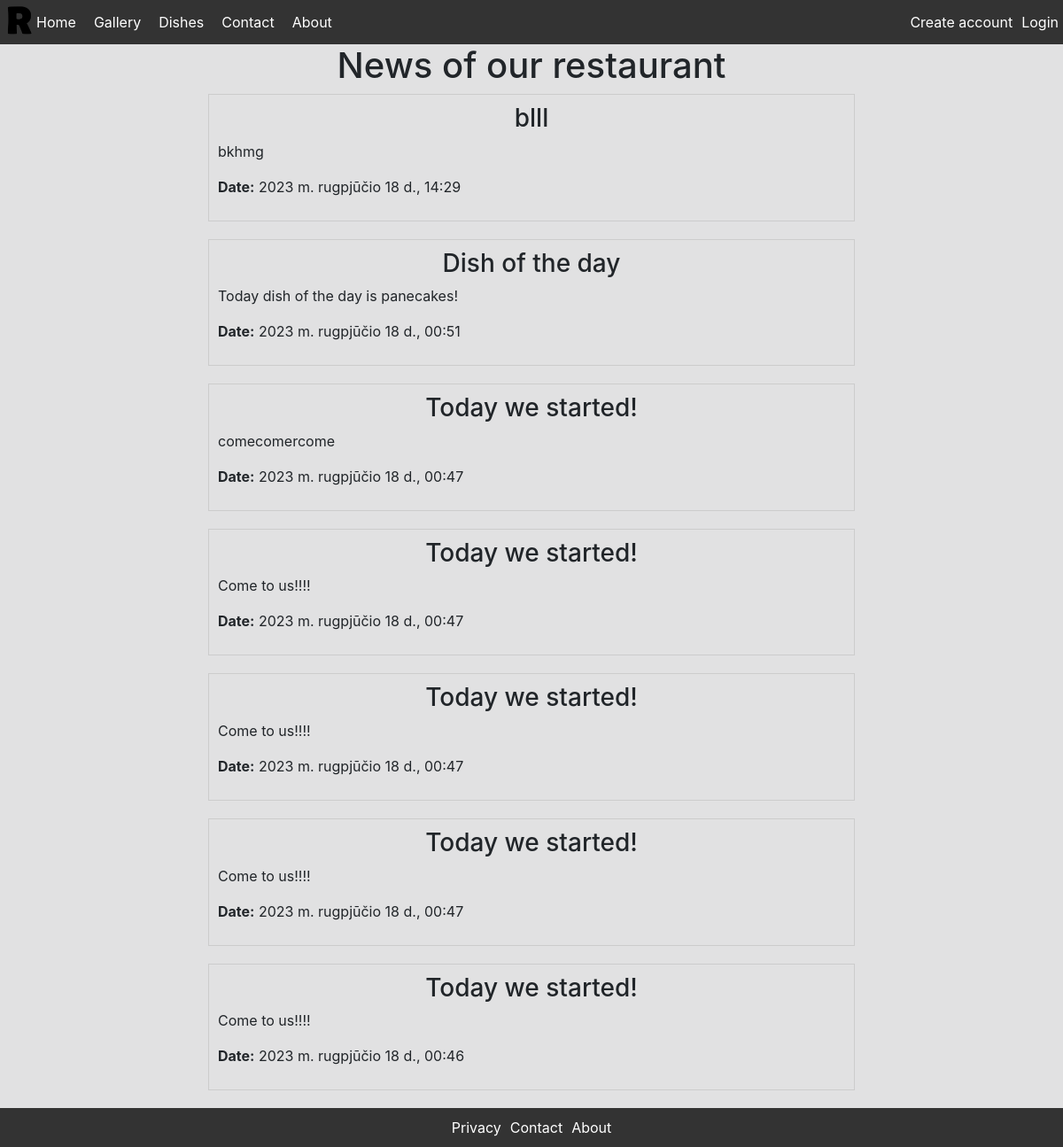
The page / on the database its author committed.
### main_app/models.py (models this page shows, shortened)
class News(models.Model):
    title = models.CharField(max_length=200)
    content = models.TextField()
    pub_date = models.DateTimeField(auto_now_add=True)
    hidden = models.BooleanField(default=False)

### main_app/views.py (the view)
# urls.py: path('', views.index, name='index'),
def index(request):  # main page
    news = News.objects.all().order_by('-pub_date')
    context = {
        'news': news
    }
    return render(request, 'index.html', context=context)

### templates/index.html (shortened to what this page needs)
{% extends 'base.html' %}
{% block content %}
    <h1>News of our restaurant</h1>
    <div class="container">
        <div class="row justify-content-center">
            <div class="col-md-8">
                <div class="news-feed" id="newsFeed">
                    {% for article in news %}
                        <div class="article">
                            <h3>{{ article.title }}</h3>
                            <p>{{ article.content }}</p>
                            <p><strong>Date:</strong> {{ article.pub_date }}</p>
                        </div>
                    {% endfor %}
                </div>
            </div>
        </div>
    </div>
    {% load static %}
{% endblock %}

### static/css/main.css (style rules this page uses)
body, html { margin: 0; padding: 0; height: 100%; }
body { display: flex; flex-direction: column; height: 100%; }
h1, h2, h3, h4, h5, h6 { text-align: center; }

### templates/index.html (style rules this page uses)
.news-feed { display: block; }
.article { border: 1px solid #ccc; padding: 10px; margin-bottom: 20px; }

### rows shown on the page
News: title "blll", content "bkhmg", pub_date "2023 m. rugpjūčio 18 d., 14:29"
News: title "Dish of the day", content "Today dish of the day is panecakes!", pub_date "2023 m. rugpjūčio 18 d., 00:51"
News: title "Today we started!", content "comecomercome", pub_date "2023 m. rugpjūčio 18 d., 00:47"
News: title "Today we started!", content "Come to us!!!!", pub_date "2023 m. rugpjūčio 18 d., 00:47"
News: title "Today we started!", content "Come to us!!!!", pub_date "2023 m. rugpjūčio 18 d., 00:47"
News: title "Today we started!", content "Come to us!!!!", pub_date "2023 m. rugpjūčio 18 d., 00:47"
News: title "Today we started!", content "Come to us!!!!", pub_date "2023 m. rugpjūčio 18 d., 00:46"
